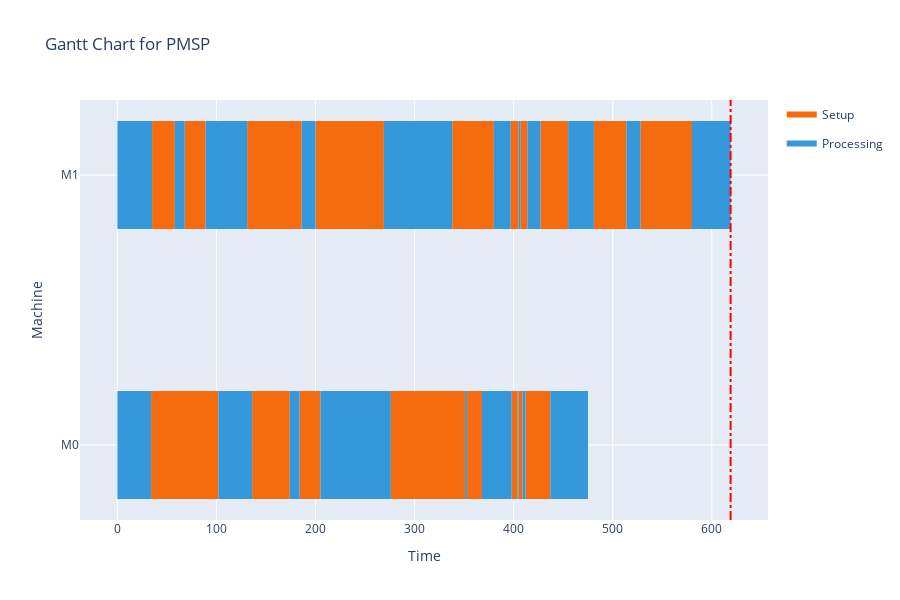

The cell this chart's notebook holds for it:
### Code cell
solve_result.best_solution.plot()

### Figure 1 — Plotly figure (JSON) as saved in the notebook; plotly's stock layout.template omitted (floating-point values rounded to 4 significant figures)
{"data": [{"fill": "toself", "fillcolor": "rgb(246, 107, 14)", "hoverinfo": "name", "legendgroup": "rgb(246, 107, 14)", "mode": "none", "name": "Setup", "type": "scatter", "x": [34, 102, 102, 34, 34, 136, 174, 174, 136, 136, 184, 205, 205, 184, 184, 276, 351, 351, 276, 276, 353, 368, 368, 353, 353, 398, 404, 404, 398, 398, 405, 409, 409, 405, 405, 412, 437, 437, 412, 412, 35, 58, 58, 35, 35, 68, 89, 89, 68, 68, 131, 186, 186, 131, 131, 200, 269, 269, 200, 200, 338, 380, 380, 338, 338, 397, 405, 405, 397, 397, 407, 414, 414, 407, 407, 427, 455, 455, 427, 427, 481, 514, 514, 481, 481, 528, 580, 580, 528], "y": [0.8, 0.8, 1.2, 1.2, null, 0.8, 0.8, 1.2, 1.2, null, 0.8, 0.8, 1.2, 1.2, null, 0.8, 0.8, 1.2, 1.2, null, 0.8, 0.8, 1.2, 1.2, null, 0.8, 0.8, 1.2, 1.2, null, 0.8, 0.8, 1.2, 1.2, null, 0.8, 0.8, 1.2, 1.2, null, -0.2, -0.2, 0.2, 0.2, null, -0.2, -0.2, 0.2, 0.2, null, -0.2, -0.2, 0.2, 0.2, null, -0.2, -0.2, 0.2, 0.2, null, -0.2, -0.2, 0.2, 0.2, null, -0.2, -0.2, 0.2, 0.2, null, -0.2, -0.2, 0.2, 0.2, null, -0.2, -0.2, 0.2, 0.2, null, -0.2, -0.2, 0.2, 0.2, null, -0.2, -0.2, 0.2, 0.2]}, {"fill": "toself", "fillcolor": "rgb(52, 152, 219)", "hoverinfo": "name", "legendgroup": "rgb(52, 152, 219)", "mode": "none", "name": "Processing", "type": "scatter", "x": [0, 34, 34, 0, 0, 102, 136, 136, 102, 102, 174, 184, 184, 174, 174, 205, 276, 276, 205, 205, 351, 353, 353, 351, 351, 368, 398, 398, 368, 368, 404, 405, 405, 404, 404, 409, 412, 412, 409, 409, 437, 475, 475, 437, 437, 0, 35, 35, 0, 0, 58, 68, 68, 58, 58, 89, 131, 131, 89, 89, 186, 200, 200, 186, 186, 269, 338, 338, 269, 269, 380, 397, 397, 380, 380, 405, 407, 407, 405, 405, 414, 427, 427, 414, 414, 455, 481, 481, 455, 455, 514, 528, 528, 514, 514, 580, 619, 619, 580], "y": [0.8, 0.8, 1.2, 1.2, null, 0.8, 0.8, 1.2, 1.2, null, 0.8, 0.8, 1.2, 1.2, null, 0.8, 0.8, 1.2, 1.2, null, 0.8, 0.8, 1.2, 1.2, null, 0.8, 0.8, 1.2, 1.2, null, 0.8, 0.8, 1.2, 1.2, null, 0.8, 0.8, 1.2, 1.2, null, 0.8, 0.8, 1.2, 1.2, null, -0.2, -0.2, 0.2, 0.2, null, -0.2, -0.2, 0.2, 0.2, null, -0.2, -0.2, 0.2, 0.2, null, -0.2, -0.2, 0.2, 0.2, null, -0.2, -0.2, 0.2, 0.2, null, -0.2, -0.2, 0.2, 0.2, null, -0.2, -0.2, 0.2, 0.2, null, -0.2, -0.2, 0.2, 0.2, null, -0.2, -0.2, 0.2, 0.2, null, -0.2, -0.2, 0.2, 0.2, null, -0.2, -0.2, 0.2, 0.2]}, {"legendgroup": "rgb(246, 107, 14)", "marker": {"color": "rgb(246, 107, 14)", "opacity": 0, "size": 1}, "mode": "markers", "name": "", "showlegend": false, "text": ["J14 setup", "J14 setup", "J13 setup", "J13 setup", "J10 setup", "J10 setup", "J17 setup", "J17 setup", "J9 setup", "J9 setup", "J3 setup", "J3 setup", "J0 setup", "J0 setup", "J8 setup", "J8 setup", "J1 setup", "J1 setup", "J16 setup", "J16 setup", "J18 setup", "J18 setup", "J6 setup", "J6 setup", "J4 setup", "J4 setup", "J5 setup", "J5 setup", "J19 setup", "J19 setup", "J11 setup", "J11 setup", "J15 setup", "J15 setup", "J12 setup", "J12 setup"], "type": "scatter", "x": [34, 102, 136, 174, 184, 205, 276, 351, 353, 368, 398, 404, 405, 409, 412, 437, 35, 58, 68, 89, 131, 186, 200, 269, 338, 380, 397, 405, 407, 414, 427, 455, 481, 514, 528, 580], "y": [1, 1, 1, 1, 1, 1, 1, 1, 1, 1, 1, 1, 1, 1, 1, 1, 0, 0, 0, 0, 0, 0, 0, 0, 0, 0, 0, 0, 0, 0, 0, 0, 0, 0, 0, 0]}, {"legendgroup": "rgb(52, 152, 219)", "marker": {"color": "rgb(52, 152, 219)", "opacity": 0, "size": 1}, "mode": "markers", "name": "", "showlegend": false, "text": ["J7 proc", "J7 proc", "J14 proc", "J14 proc", "J13 proc", "J13 proc", "J10 proc", "J10 proc", "J17 proc", "J17 proc", "J9 proc", "J9 proc", "J3 proc", "J3 proc", "J0 proc", "J0 proc", "J8 proc", "J8 proc", "J2 proc", "J2 proc", "J1 proc", "J1 proc", "J16 proc", "J16 proc", "J18 proc", "J18 proc", "J6 proc", "J6 proc", "J4 proc", "J4 proc", "J5 proc", "J5 proc", "J19 proc", "J19 proc", "J11 proc", "J11 proc", "J15 proc", "J15 proc", "J12 proc", "J12 proc"], "type": "scatter", "x": [0, 34, 102, 136, 174, 184, 205, 276, 351, 353, 368, 398, 404, 405, 409, 412, 437, 475, 0, 35, 58, 68, 89, 131, 186, 200, 269, 338, 380, 397, 405, 407, 414, 427, 455, 481, 514, 528, 580, 619], "y": [1, 1, 1, 1, 1, 1, 1, 1, 1, 1, 1, 1, 1, 1, 1, 1, 1, 1, 0, 0, 0, 0, 0, 0, 0, 0, 0, 0, 0, 0, 0, 0, 0, 0, 0, 0, 0, 0, 0, 0]}], "layout": {"height": 600, "hovermode": "closest", "shapes": [{"line": {"color": "Red", "dash": "dashdot", "width": 2}, "type": "line", "x0": 619, "x1": 619, "xref": "x", "y0": 0, "y1": 1, "yref": "y domain"}], "showlegend": true, "title": {"text": "Gantt Chart for PMSP"}, "xaxis": {"rangeselector": {"buttons": [{"count": 7, "label": "1w", "step": "day", "stepmode": "backward"}, {"count": 1, "label": "1m", "step": "month", "stepmode": "backward"}, {"count": 6, "label": "6m", "step": "month", "stepmode": "backward"}, {"count": 1, "label": "YTD", "step": "year", "stepmode": "todate"}, {"count": 1, "label": "1y", "step": "year", "stepmode": "backward"}, {"step": "all"}]}, "showgrid": true, "title": {"text": "Time"}, "type": "linear", "zeroline": false}, "yaxis": {"autorange": "reversed", "range": [-1, 3], "showgrid": true, "ticktext": ["M1", "M0"], "tickvals": [0, 1], "title": {"text": "Machine"}, "zeroline": false}}}
